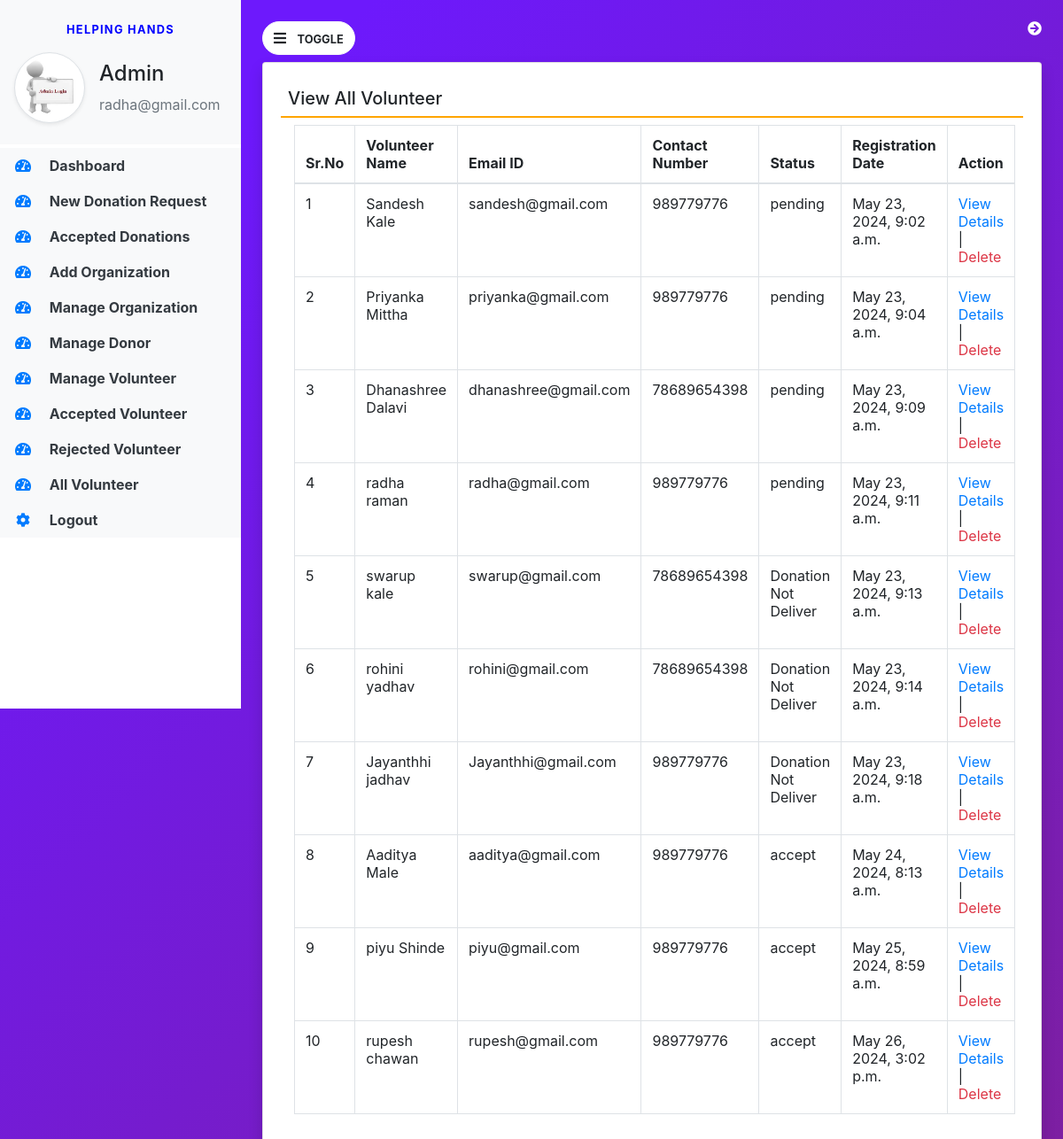
The app's page /all_volunteer (signed in) with its own data.
### helpinghands/models.py (models this page shows, shortened)
class Volunteer(models.Model):
    user=models.ForeignKey(User,on_delete=models.CASCADE)
    contact=models.CharField(max_length=15,null=True)
    address=models.CharField(max_length=300,null=True)
    userpic=models.FileField(null=True)
    idpic = models.FileField(null=True)
    aboutme=models.CharField(max_length=300,null=True)
    status=models.CharField(max_length=20,null=True)
    regdate=models.DateTimeField(auto_now_add=True)
    adminremark=models.CharField(max_length=300,null=True)
    updationdate=models.DateField(null=True)

### helpinghands/views.py (the view)
# urls.py: path('all_volunteer', all_volunteer, name='all_volunteer'),
def all_volunteer(request):
    if not request.user.is_authenticated:
        return redirect('admin_login')
    volunteer = Volunteer.objects.all()
    return render(request, 'all_volunteer.html', locals())

### helpinghands/templates/all_volunteer.html
{% extends 'admin_base.html' %}
{% block main %}
<div class="card shadow mt-2">
    <div class="card-body">
        <h5 class="p-2" style="border-bottom : 2px solid orange">
            View All Volunteer
        </h5>
        <div class="container-fluid">
            <table id="example" class="table table-bordered">
                <thead>
                    <tr>
                        <th>Sr.No</th>
                        <th>Volunteer Name</th>
                        <th>Email ID</th>
                        <th>Contact Number</th>
                        <th>Status</th>
                        <th>Registration Date</th>
                        <th>Action</th>
                    </tr>
                </thead>
                <tbody>
                {% for i in volunteer %}
                <tr>
                    <td>{{forloop.counter}}</td>
                    <td>{{i.user.first_name}} {{i.user.last_name}}</td>
                    <td>{{i.user.username}}</td>
                    <td>{{i.contact}}</td>
                    <td>{{i.status}}</td>
                    <td>{{i.regdate}}</td>
                    <td>
                        <a href="{% url 'view_volunteerdetail' i.id %}" class="text-primary">View Details</a> |
                        <a href="{% url 'delete_volunteer' i.user.id %}" onclick="return confirm('Are you really wants to delete?')" class="text-danger">Delete</a>
                    </td>
                </tr>
                {% endfor %}
                </tbody>
            </table>
        </div>
    </div>
</div>
{% endblock %}

### helpinghands/templates/admin_base.html (shortened to what this page needs)
{% load static %}
<html>
<body>
<link href="https://stackpath.bootstrapcdn.com/bootstrap/4.5.2/css/bootstrap.min.css" rel="stylesheet">
<link href="https://cdnjs.cloudflare.com/ajax/libs/font-awesome/5.15.4/css/all.min.css" rel="stylesheet">
    <link rel="stylesheet" href="{% static 'css/base.css' %}">
    <link rel="stylesheet" href="https://cdnjs.cloudflare.com/ajax/libs/font-awesome/4.7.0/css/font-awesome.min.css">
    <link rel="stylesheet" href="https://use.fontawesome.com/releases/v5.7.0/css/all.css">
<link rel="stylesheet" href="https://cdn.datatables.net/2.0.6/css/dataTables.dataTables.css">
<link rel="stylesheet" href="https://cdn.datatables.net/buttons/3.0.2/css/buttons.dataTables.css">
<div class="vertical-nav bg-white" id="sidebar">
    <div class="py-4 px-3 mb-1 bg-light">
        <p class="text-center font-weight-bold text-uppercase px-3 small dashboard-text">Helping Hands</p>
        <div class="media d-flex align-items-center">
            <img src="{% static 'images/adminLogin.jpeg' %}" width="80" height="80" class="mr-3 rounded-circle img-thumbnail shadow-sm">
            <div class="media-body">
                <h4 class="mt-0">Admin</h4>
                <p class="text-muted mb-0">{{request.user.username}}</p>
            </div>
        </div>
    </div>
    <ul class="nav flex-column bg-white">
        <li class="nav-item">
            <a href="{% url 'admin_home' %}" class="nav-link text-dark bg-light">
                <i class="fas fa-tachometer-alt fa-fw mr-3 text-primary"></i>
                Dashboard
            </a>
        </li>
        <li class="nav-item">
            <a href="{% url 'pending_donation' %}" class="nav-link text-dark bg-light">
                <i class="fas fa-tachometer-alt fa-fw mr-3 text-primary"></i>
                New Donation Request
            </a>
        </li>
        <li class="nav-item">
            <a href="{% url 'accepted_donation' %}" class="nav-link text-dark bg-light">
                <i class="fas fa-tachometer-alt fa-fw mr-3 text-primary"></i>
                Accepted Donations
            </a>
        </li>
        <li class="nav-item">
            <a href="{% url 'add_area' %}" class="nav-link text-dark bg-light">
                <i class="fas fa-tachometer-alt fa-fw mr-3 text-primary"></i>
                Add Organization
            </a>
        </li>
        <li class="nav-item">
            <a href="{% url 'manage_area' %}" class="nav-link text-dark bg-light">
                <i class="fas fa-tachometer-alt fa-fw mr-3 text-primary"></i>
                Manage Organization
            </a>
        </li>
        <li class="nav-item">
            <a href="{% url 'manage_donor' %}" class="nav-link text-dark bg-light">
                <i class="fas fa-tachometer-alt fa-fw mr-3 text-primary"></i>
                Manage Donor
            </a>
        </li>
        <li class="nav-item">
            <a href="{% url 'new_volunteer' %}" class="nav-link text-dark bg-light">
                <i class="fas fa-tachometer-alt fa-fw mr-3 text-primary"></i>
                Manage Volunteer
            </a>
        </li>
        <li class="nav-item">
            <a href="{% url 'accepted_volunteer' %}" class="nav-link text-dark bg-light">
                <i class="fas fa-tachometer-alt fa-fw mr-3 text-primary"></i>
                Accepted Volunteer
            </a>
        </li>
        <li class="nav-item">
            <a href="{% url 'rejected_volunteer' %}" class="nav-link text-dark bg-light">
                <i class="fas fa-tachometer-alt fa-fw mr-3 text-primary"></i>
                Rejected Volunteer
            </a>
        </li>
        <li class="nav-item">
            <a href="{% url 'all_volunteer' %}" class="nav-link text-dark bg-light">
                <i class="fas fa-tachometer-alt fa-fw mr-3 text-primary"></i>
                All Volunteer
            </a>
        </li>
        <li class="nav-item">
            <a href="{% url 'logout' %}" class="nav-link text-dark bg-light">
                <i class="fas fa-cog mr-3 text-primary fa-fw"></i>
                Logout
            </a>
        </li>
    </ul>
</div>
<div class="page-content p-4" id="content">
    <a href="{% url 'logout' %}" title="Logout" class="float-right text-white">
  <i class="fa fa-arrow-circle-right"></i>
</a>
    <button id="sidebarCollapse" type="button" class="btn btn-light bg-white rounded-pill">
        <i class="fas fa-bars mr-2"></i>
        <small class="text-uppercase font-weight-bold">Toggle</small>
    </button>
    {% block main %}
    {% endblock %}
</div>
</body>
</html>

### helpinghands/static/css/base.css (style rules this page uses)
body { background-image :linear-gradient(135.9deg,rgba(109,25,252,1) 16.4%,rgba(125,31,160)); min-height:100vh; }
.vertical-nav { min-width:17rem; width:17rem; height:100vh; position:fixed; top:0; left:0; transition:all 0.4s; }
.page-content { width:calc(100%-17rem); margin-left:17rem; transition:all 0.4s; }
.dashboard-text { letter-spacing:0.1em; color:blue; }
.nav-link { font-weight:bold; }

### records on screen
Volunteer: user.first_name "Sandesh", user.last_name "Kale", user.username "sandesh@gmail.com", contact "989779776", status "pending", regdate "May 23, 2024, 9:02 a.m."
Volunteer: user.first_name "Priyanka", user.last_name "Mittha", user.username "priyanka@gmail.com", contact "989779776", status "pending", regdate "May 23, 2024, 9:04 a.m."
Volunteer: user.first_name "Dhanashree", user.last_name "Dalavi", user.username "dhanashree@gmail.com", contact "78689654398", status "pending", regdate "May 23, 2024, 9:09 a.m."
Volunteer: user.first_name "radha", user.last_name "raman", user.username "radha@gmail.com", contact "989779776", status "pending", regdate "May 23, 2024, 9:11 a.m."
Volunteer: user.first_name "swarup", user.last_name "kale", user.username "swarup@gmail.com", contact "78689654398", status "Donation Not Deliver", regdate "May 23, 2024, 9:13 a.m."
Volunteer: user.first_name "rohini", user.last_name "yadhav", user.username "rohini@gmail.com", contact "78689654398", status "Donation Not Deliver", regdate "May 23, 2024, 9:14 a.m."
Volunteer: user.first_name "Jayanthhi", user.last_name "jadhav", user.username "Jayanthhi@gmail.com", contact "989779776", status "Donation Not Deliver", regdate "May 23, 2024, 9:18 a.m."
Volunteer: user.first_name "Aaditya", user.last_name "Male", user.username "aaditya@gmail.com", contact "989779776", status "accept", regdate "May 24, 2024, 8:13 a.m."
Volunteer: user.first_name "piyu", user.last_name "Shinde", user.username "piyu@gmail.com", contact "989779776", status "accept", regdate "May 25, 2024, 8:59 a.m."
Volunteer: user.first_name "rupesh", user.last_name "chawan", user.username "rupesh@gmail.com", contact "989779776", status "accept", regdate "May 26, 2024, 3:02 p.m."

### other values on screen
{{ request.user.username }} "radha@gmail.com"
